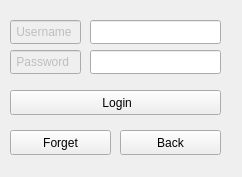
<?xml version="1.0" encoding="UTF-8"?>
<ui version="4.0">
 <class>FormChangeInformation</class>
 <widget class="QWidget" name="FormChangeInformation">
  <property name="geometry">
   <rect>
    <x>0</x>
    <y>0</y>
    <width>242</width>
    <height>177</height>
   </rect>
  </property>
  <property name="windowTitle">
   <string>ChangeLogin</string>
  </property>
  <property name="windowIcon">
   <iconset>
    <normalon>:/image/snake.jpeg</normalon>
   </iconset>
  </property>
  <widget class="QLineEdit" name="lineEdit">
   <property name="enabled">
    <bool>false</bool>
   </property>
   <property name="geometry">
    <rect>
     <x>10</x>
     <y>20</y>
     <width>71</width>
     <height>24</height>
    </rect>
   </property>
   <property name="text">
    <string> Username</string>
   </property>
  </widget>
  <widget class="QLineEdit" name="lineEdit_2">
   <property name="enabled">
    <bool>false</bool>
   </property>
   <property name="geometry">
    <rect>
     <x>10</x>
     <y>50</y>
     <width>71</width>
     <height>24</height>
    </rect>
   </property>
   <property name="text">
    <string> Password</string>
   </property>
  </widget>
  <widget class="QLineEdit" name="User">
   <property name="geometry">
    <rect>
     <x>90</x>
     <y>20</y>
     <width>131</width>
     <height>24</height>
    </rect>
   </property>
  </widget>
  <widget class="QLineEdit" name="Pass">
   <property name="geometry">
    <rect>
     <x>90</x>
     <y>50</y>
     <width>131</width>
     <height>24</height>
    </rect>
   </property>
  </widget>
  <widget class="QPushButton" name="Login">
   <property name="geometry">
    <rect>
     <x>10</x>
     <y>90</y>
     <width>211</width>
     <height>25</height>
    </rect>
   </property>
   <property name="text">
    <string> Login</string>
   </property>
  </widget>
  <widget class="QPushButton" name="Forget">
   <property name="geometry">
    <rect>
     <x>10</x>
     <y>130</y>
     <width>101</width>
     <height>25</height>
    </rect>
   </property>
   <property name="text">
    <string>Forget</string>
   </property>
  </widget>
  <widget class="QPushButton" name="Back">
   <property name="geometry">
    <rect>
     <x>120</x>
     <y>130</y>
     <width>101</width>
     <height>25</height>
    </rect>
   </property>
   <property name="text">
    <string>Back</string>
   </property>
  </widget>
 </widget>
 <resources/>
 <connections/>
</ui>
